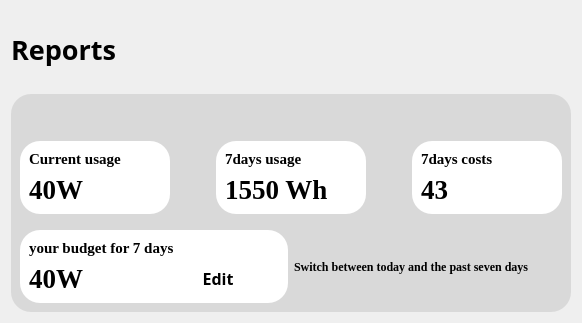
      <widget class="QWidget" name="page_4">
       <layout class="QVBoxLayout" name="verticalLayout_26">
        <item>
         <spacer name="verticalSpacer_15">
          <property name="orientation">
           <enum>Qt::Vertical</enum>
          </property>
          <property name="sizeType">
           <enum>QSizePolicy::Fixed</enum>
          </property>
          <property name="sizeHint" stdset="0">
           <size>
            <width>20</width>
            <height>20</height>
           </size>
          </property>
         </spacer>
        </item>
        <item>
         <widget class="QLabel" name="label_20">
          <property name="font">
           <font>
            <family>黑体</family>
            <pointsize>20</pointsize>
            <weight>75</weight>
            <bold>true</bold>
           </font>
          </property>
          <property name="text">
           <string>Reports</string>
          </property>
         </widget>
        </item>
        <item>
         <spacer name="verticalSpacer_14">
          <property name="orientation">
           <enum>Qt::Vertical</enum>
          </property>
          <property name="sizeType">
           <enum>QSizePolicy::Fixed</enum>
          </property>
          <property name="sizeHint" stdset="0">
           <size>
            <width>20</width>
            <height>20</height>
           </size>
          </property>
         </spacer>
        </item>
        <item>
         <widget class="QFrame" name="frame_16">
          <property name="styleSheet">
           <string notr="true">QPushButton
{
	border:transparent;
}

QFrame
{
	background-color:rgba(217,217,217);
	border:none;
	border-radius:20px;
}</string>
          </property>
          <property name="frameShape">
           <enum>QFrame::StyledPanel</enum>
          </property>
          <property name="frameShadow">
           <enum>QFrame::Raised</enum>
          </property>
          <layout class="QVBoxLayout" name="verticalLayout_25" stretch="1,1">
           <item>
            <widget class="QFrame" name="frame_17">
             <property name="frameShape">
              <enum>QFrame::StyledPanel</enum>
             </property>
             <property name="frameShadow">
              <enum>QFrame::Raised</enum>
             </property>
             <layout class="QVBoxLayout" name="verticalLayout_24">
              <item>
               <widget class="QLabel" name="label_pic">
                <property name="text">
                 <string/>
                </property>
                <property name="pixmap">
                 <pixmap resource="resource.qrc">:/statis.png</pixmap>
                </property>
               </widget>
              </item>
             </layout>
            </widget>
           </item>
           <item>
            <layout class="QGridLayout" name="gridLayout" rowstretch="1,0,1" columnminimumwidth="0,0">
             <item row="0" column="0" colspan="2">
              <layout class="QHBoxLayout" name="horizontalLayout_11">
               <item>
                <widget class="QFrame" name="frame_18">
                 <property name="minimumSize">
                  <size>
                   <width>150</width>
                   <height>0</height>
                  </size>
                 </property>
                 <property name="maximumSize">
                  <size>
                   <width>16777215</width>
                   <height>200</height>
                  </size>
                 </property>
                 <property name="font">
                  <font>
                   <family>Times New Roman</family>
                  </font>
                 </property>
                 <property name="styleSheet">
                  <string notr="true">background-color:rgba(255,255,255);
border:none;
color:black;</string>
                 </property>
                 <property name="frameShape">
                  <enum>QFrame::StyledPanel</enum>
                 </property>
                 <property name="frameShadow">
                  <enum>QFrame::Raised</enum>
                 </property>
                 <layout class="QVBoxLayout" name="verticalLayout_20" stretch="1,3">
                  <item>
                   <widget class="QLabel" name="label_21">
                    <property name="font">
                     <font>
                      <family>Times New Roman</family>
                      <pointsize>11</pointsize>
                      <weight>75</weight>
                      <bold>true</bold>
                     </font>
                    </property>
                    <property name="text">
                     <string>Current usage</string>
                    </property>
                    <property name="alignment">
                     <set>Qt::AlignLeading|Qt::AlignLeft|Qt::AlignVCenter</set>
                    </property>
                   </widget>
                  </item>
                  <item>
                   <widget class="QLabel" name="label_22">
                    <property name="font">
                     <font>
                      <family>Times New Roman</family>
                      <pointsize>20</pointsize>
                      <weight>75</weight>
                      <bold>true</bold>
                     </font>
                    </property>
                    <property name="text">
                     <string>40W</string>
                    </property>
                    <property name="alignment">
                     <set>Qt::AlignLeading|Qt::AlignLeft|Qt::AlignVCenter</set>
                    </property>
                   </widget>
                  </item>
                 </layout>
                </widget>
               </item>
               <item>
                <spacer name="horizontalSpacer_18">
                 <property name="orientation">
                  <enum>Qt::Horizontal</enum>
                 </property>
                 <property name="sizeType">
                  <enum>QSizePolicy::Fixed</enum>
                 </property>
                 <property name="sizeHint" stdset="0">
                  <size>
                   <width>40</width>
                   <height>20</height>
                  </size>
                 </property>
                </spacer>
               </item>
               <item>
                <widget class="QFrame" name="frame_19">
                 <property name="minimumSize">
                  <size>
                   <width>150</width>
                   <height>0</height>
                  </size>
                 </property>
                 <property name="maximumSize">
                  <size>
                   <width>16777215</width>
                   <height>200</height>
                  </size>
                 </property>
                 <property name="font">
                  <font>
                   <family>Times New Roman</family>
                  </font>
                 </property>
                 <property name="styleSheet">
                  <string notr="true">background-color:rgba(255,255,255);
border:none;
border-radius:20px;
color:black;</string>
                 </property>
                 <property name="frameShape">
                  <enum>QFrame::StyledPanel</enum>
                 </property>
                 <property name="frameShadow">
                  <enum>QFrame::Raised</enum>
                 </property>
                 <layout class="QVBoxLayout" name="verticalLayout_21" stretch="1,3">
                  <item>
                   <widget class="QLabel" name="label_23">
                    <property name="font">
                     <font>
                      <family>Times New Roman</family>
                      <pointsize>11</pointsize>
                      <weight>75</weight>
                      <bold>true</bold>
                     </font>
                    </property>
                    <property name="text">
                     <string>7days usage</string>
                    </property>
                    <property name="alignment">
                     <set>Qt::AlignLeading|Qt::AlignLeft|Qt::AlignVCenter</set>
                    </property>
                   </widget>
                  </item>
                  <item>
                   <widget class="QLabel" name="label_24">
                    <property name="font">
                     <font>
                      <family>Times New Roman</family>
                      <pointsize>20</pointsize>
                      <weight>75</weight>
                      <bold>true</bold>
                     </font>
                    </property>
                    <property name="text">
                     <string>1550 Wh</string>
                    </property>
                    <property name="alignment">
                     <set>Qt::AlignLeading|Qt::AlignLeft|Qt::AlignVCenter</set>
                    </property>
                   </widget>
                  </item>
                 </layout>
                </widget>
               </item>
               <item>
                <spacer name="horizontalSpacer_19">
                 <property name="orientation">
                  <enum>Qt::Horizontal</enum>
                 </property>
                 <property name="sizeType">
                  <enum>QSizePolicy::Fixed</enum>
                 </property>
                 <property name="sizeHint" stdset="0">
                  <size>
                   <width>40</width>
                   <height>20</height>
                  </size>
                 </property>
                </spacer>
               </item>
               <item>
                <widget class="QFrame" name="frame_20">
                 <property name="minimumSize">
                  <size>
                   <width>150</width>
                   <height>0</height>
                  </size>
                 </property>
                 <property name="maximumSize">
                  <size>
                   <width>16777215</width>
                   <height>200</height>
                  </size>
                 </property>
                 <property name="font">
                  <font>
                   <family>Times New Roman</family>
                  </font>
                 </property>
                 <property name="styleSheet">
                  <string notr="true">background-color:rgba(255,255,255);
border:none;
border-radius:20px;
color:black;</string>
                 </property>
                 <property name="frameShape">
                  <enum>QFrame::StyledPanel</enum>
                 </property>
                 <property name="frameShadow">
                  <enum>QFrame::Raised</enum>
                 </property>
                 <layout class="QVBoxLayout" name="verticalLayout_22" stretch="1,3">
                  <item>
                   <widget class="QLabel" name="label_25">
                    <property name="font">
                     <font>
                      <family>Times New Roman</family>
                      <pointsize>11</pointsize>
                      <weight>75</weight>
                      <bold>true</bold>
                     </font>
                    </property>
                    <property name="text">
                     <string>7days costs</string>
                    </property>
                    <property name="alignment">
                     <set>Qt::AlignLeading|Qt::AlignLeft|Qt::AlignVCenter</set>
                    </property>
                   </widget>
                  </item>
                  <item>
                   <widget class="QLabel" name="label_26">
                    <property name="font">
                     <font>
                      <family>Times New Roman</family>
                      <pointsize>20</pointsize>
                      <weight>75</weight>
                      <bold>true</bold>
                     </font>
                    </property>
                    <property name="text">
                     <string>43</string>
                    </property>
                    <property name="alignment">
                     <set>Qt::AlignLeading|Qt::AlignLeft|Qt::AlignVCenter</set>
                    </property>
                   </widget>
                  </item>
                 </layout>
                </widget>
               </item>
              </layout>
             </item>
             <item row="2" column="0">
              <widget class="QFrame" name="frame_21">
               <property name="minimumSize">
                <size>
                 <width>150</width>
                 <height>0</height>
                </size>
               </property>
               <property name="maximumSize">
                <size>
                 <width>16777215</width>
                 <height>200</height>
                </size>
               </property>
               <property name="styleSheet">
                <string notr="true">background-color:rgba(255,255,255);
border:none;
border-radius:20px;
color:black;</string>
               </property>
               <property name="frameShape">
                <enum>QFrame::StyledPanel</enum>
               </property>
               <property name="frameShadow">
                <enum>QFrame::Raised</enum>
               </property>
               <layout class="QVBoxLayout" name="verticalLayout_23">
                <item>
                 <widget class="QLabel" name="label_27">
                  <property name="font">
                   <font>
                    <family>Times New Roman</family>
                    <pointsize>11</pointsize>
                    <weight>75</weight>
                    <bold>true</bold>
                   </font>
                  </property>
                  <property name="text">
                   <string>your budget for 7 days</string>
                  </property>
                  <property name="alignment">
                   <set>Qt::AlignJustify|Qt::AlignVCenter</set>
                  </property>
                 </widget>
                </item>
                <item>
                 <layout class="QHBoxLayout" name="horizontalLayout_10">
                  <item>
                   <widget class="QLabel" name="label_28">
                    <property name="font">
                     <font>
                      <family>Times New Roman</family>
                      <pointsize>20</pointsize>
                      <weight>75</weight>
                      <bold>true</bold>
                     </font>
                    </property>
                    <property name="text">
                     <string>40W</string>
                    </property>
                    <property name="alignment">
                     <set>Qt::AlignLeading|Qt::AlignLeft|Qt::AlignVCenter</set>
                    </property>
                   </widget>
                  </item>
                  <item>
                   <widget class="QPushButton" name="pushButton_edit">
                    <property name="font">
                     <font>
                      <family>黑体</family>
                      <pointsize>12</pointsize>
                      <weight>75</weight>
                      <bold>true</bold>
                     </font>
                    </property>
                    <property name="text">
                     <string>Edit</string>
                    </property>
                   </widget>
                  </item>
                 </layout>
                </item>
               </layout>
              </widget>
             </item>
             <item row="2" column="1">
              <widget class="QLabel" name="label_29">
               <property name="font">
                <font>
                 <family>Times New Roman</family>
                 <weight>75</weight>
                 <bold>true</bold>
                </font>
               </property>
               <property name="text">
                <string>Switch between today and the past seven days</string>
               </property>
              </widget>
             </item>
             <item row="1" column="0">
              <spacer name="verticalSpacer_16">
               <property name="orientation">
                <enum>Qt::Vertical</enum>
               </property>
               <property name="sizeType">
                <enum>QSizePolicy::Fixed</enum>
               </property>
               <property name="sizeHint" stdset="0">
                <size>
                 <width>20</width>
                 <height>10</height>
                </size>
               </property>
              </spacer>
             </item>
            </layout>
           </item>
          </layout>
         </widget>
        </item>
       </layout>
      </widget>
